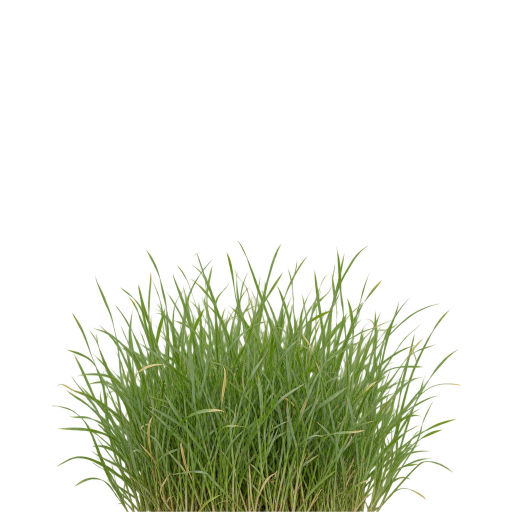
#> input picture textures-src/grass_short.png, 1024 x 1024 px (shown at 1/2 size); its folder holds 3 pictures in this run
$ python pack_grass_atlas.py
#> lines starting #> are read from the running program, lines starting #| are printed output that depends on the picture
"""把 textures-src/grass_*.png（1024 透明背景的草丛）拼成一张草的图集 public/textures/grass_atlas.webp。

用法：python scripts/pack_grass_atlas.py

- 每张先裁到草实际占的范围（底边贴着根部），省掉大片透明区域（透明像素也要花 GPU 画）
- 2×2 排进 2048×2048：左上 short、右上 medium、左下 tall_seed、右下 sedge
- 透明区域填上附近草叶的颜色（只改 RGB，alpha 不变），远处 mipmap 缩小后草叶边缘不会发黑
- 打印每种草在图集里的 UV 范围、宽高比和平均颜色（线性），填到 src/pool.js 的 GRASS_CARDS
"""
from pathlib import Path
from PIL import Image, ImageFilter
import numpy as np

ROOT = Path(__file__).resolve().parent.parent
SRC = ROOT / "textures-src"
OUT = ROOT / "public" / "textures" / "grass_atlas.webp"
NAMES = ["short", "medium", "tall_seed", "sedge"]
ATLAS, CELL, PAD = 2048, 1024, 6


def to_linear(c):
    c = c / 255.0
    return np.where(c <= 0.04045, c / 12.92, ((c + 0.055) / 1.055) ** 2.4)


def bleed(img):
    """透明处的 RGB 换成周围草叶颜色的加权平均（多级模糊，近处优先）"""
    a = np.asarray(img, dtype=np.float64)
    rgb, al = a[..., :3], a[..., 3:] / 255.0
    out = rgb.copy()
    filled = al[..., 0] > .5
    for r in (2, 6, 16, 48, 128):
        num = np.asarray(Image.fromarray(np.uint8(np.clip(rgb * al, 0, 255))).filter(ImageFilter.GaussianBlur(r)), dtype=np.float64)
        den = np.asarray(Image.fromarray(np.uint8(al[..., 0] * 255)).filter(ImageFilter.GaussianBlur(r)), dtype=np.float64)[..., None] / 255.0
        ok = (den[..., 0] > .02) & ~filled
        out[ok] = (num[ok] / den[ok])
        filled |= ok
    mean = rgb[al[..., 0] > .5].mean(0)
    out[~filled] = mean
    return Image.fromarray(np.uint8(np.clip(np.concatenate([out, a[..., 3:]], -1), 0, 255)), "RGBA")


def main():
    atlas = Image.new("RGBA", (ATLAS, ATLAS), (0, 0, 0, 0))
#> atlas: PIL image 2048x2048 RGBA; every value is 0
    print("export const GRASS_CARDS = {")
    for i, name in enumerate(NAMES):
        im = Image.open(SRC / f"grass_{name}.png").convert("RGBA")
#> im is the input picture: PIL image 1024x1024 RGBA; mean R, G, B, A 28, 33.8, 15.7, 53.3
        al = np.asarray(im)[..., 3]
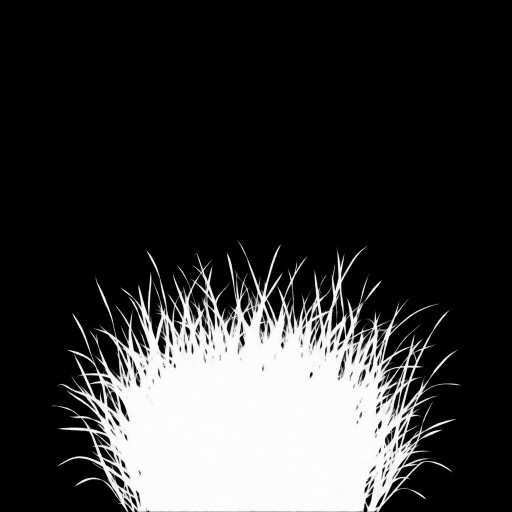
#> al: shape (1024, 1024) (shown at 1/2 size); min 0, max 255, mean 53.3
        ys, xs = np.nonzero(al > 8)
        x0, x1 = max(xs.min() - PAD, 0), min(xs.max() + PAD + 1, im.width)
#> x0 = 96; x1 = 928
        y0, y1 = max(ys.min() - PAD, 0), im.height          # 底边保留：根部贴着卡片底边
#> y0 = 475; y1 = 1024
        crop = im.crop((x0, y0, x1, y1))
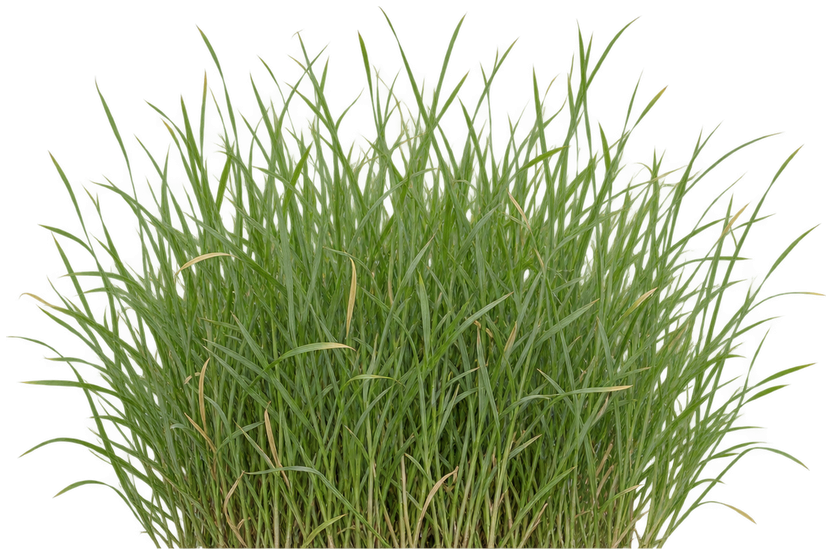
#> crop: PIL image 832x549 RGBA; mean R, G, B, A 64.3, 77.6, 36.1, 122.4; transparent parts drawn white
        w, h = crop.size
#> w = 832; h = 549
        cx, cy = (i % 2) * CELL, (i // 2) * CELL
        ox, oy = cx + (CELL - w) // 2, cy + CELL - h         # 在格子里水平居中、贴底
#> ox = 96; oy = 475
        atlas.paste(crop, (ox, oy))
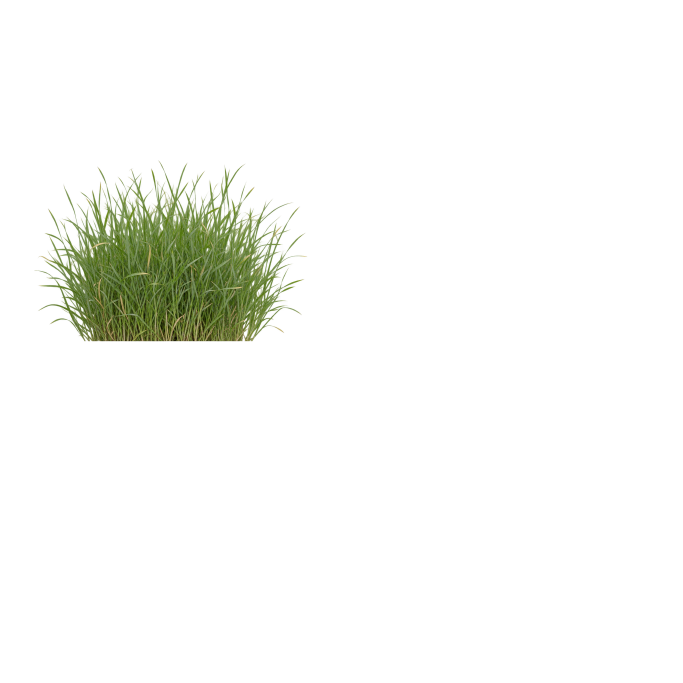
#> atlas: PIL image 2048x2048 RGBA (shown at 1/3 size); mean R, G, B, A 7, 8.5, 3.9, 13.3; transparent parts drawn white
        px = np.asarray(crop)
        mean = to_linear(px[px[..., 3] > 128][:, :3].astype(np.float64)).mean(0)
#> mean = [0.138, 0.2, 0.0457]
        # UV：three 的纹理 v 轴朝上（flipY），所以 v = 1 - y / ATLAS
        u0, u1 = ox / ATLAS, (ox + w) / ATLAS
#> u0 = 0.0469; u1 = 0.453
        v0, v1 = 1 - (oy + h) / ATLAS, 1 - oy / ATLAS
#> v0 = 0.5; v1 = 0.768
        name_js = {"tall_seed": "tall"}.get(name, name)
        print(f"  {name_js}: {{ uv: [{u0:.4f}, {v0:.4f}, {u1:.4f}, {v1:.4f}], aspect: {w / h:.3f}, "
              f"mean: [{mean[0]:.4f}, {mean[1]:.4f}, {mean[2]:.4f}] }},")
#|   short: { uv: [0.0469, 0.5000, 0.4531, 0.7681], aspect: 1.515, mean: [0.1380, 0.1998, 0.0457] },
#> pass 2 of the loop in main, `for i, name in enumerate(NAMES):`:
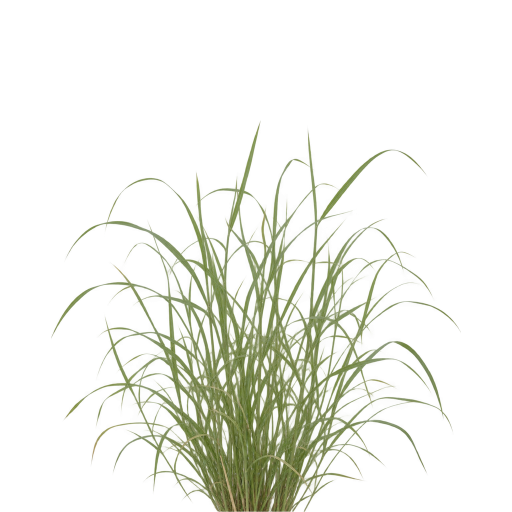
#> input picture textures-src/grass_medium.png, 1024 x 1024 px (shown at 1/2 size)
#> in main, im is the input picture: PIL image 1024x1024 RGBA; mean R, G, B, A 30.6, 33.4, 20.9, 32.3
#> in main, `al = np.asarray(im)[..., 3]`:
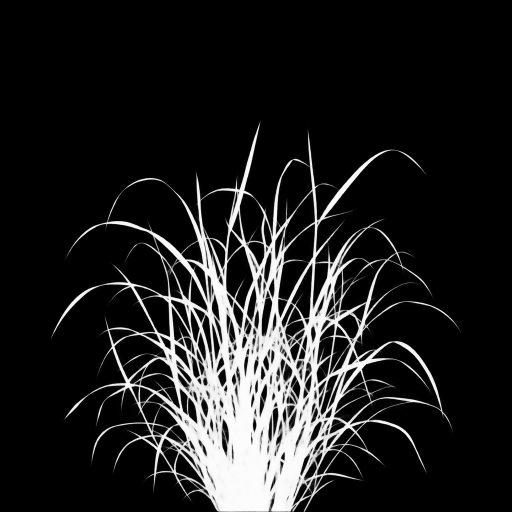
#> al: shape (1024, 1024) (shown at 1/2 size); min 0, max 255, mean 32.3
#> y0 = 235
#> crop: PIL image 832x789 RGBA
#> in main, `atlas.paste(crop, (ox, oy))`:
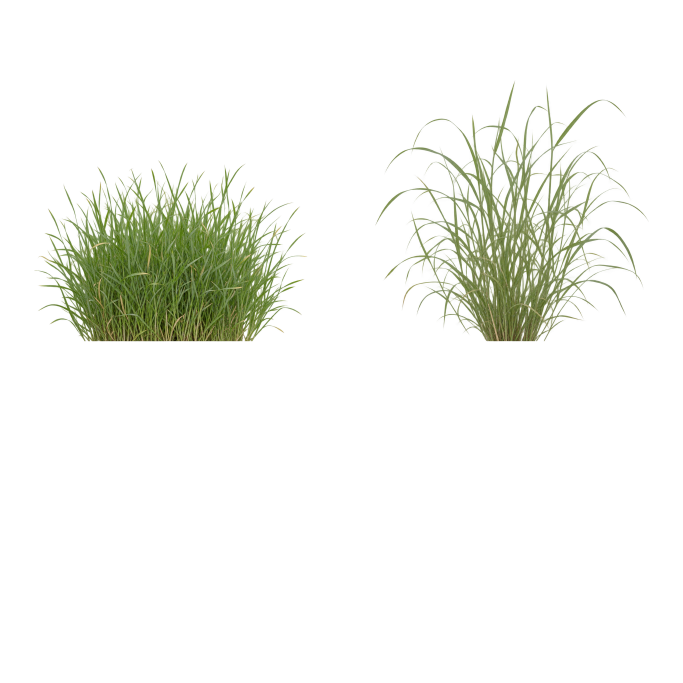
#> atlas: PIL image 2048x2048 RGBA (shown at 1/3 size); mean R, G, B, A 14.7, 16.8, 9.2, 21.4; transparent parts drawn white
#> mean = [0.187, 0.233, 0.0769]
#|   medium: { uv: [0.5469, 0.5000, 0.9531, 0.8853], aspect: 1.054, mean: [0.1871, 0.2333, 0.0769] },
#> pass 3 of the loop in main, `for i, name in enumerate(NAMES):`:
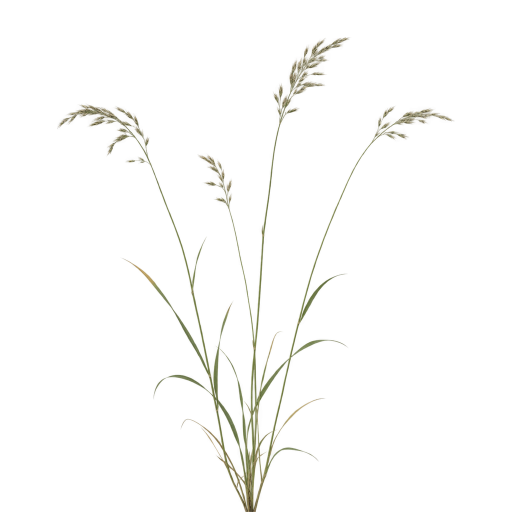
#> input picture textures-src/grass_tall_seed.png, 1024 x 1024 px (shown at 1/2 size)
#> in main, im is the input picture: PIL image 1024x1024 RGBA; mean R, G, B, A 8, 8, 5.4, 6.6
#> in main, `al = np.asarray(im)[..., 3]`:
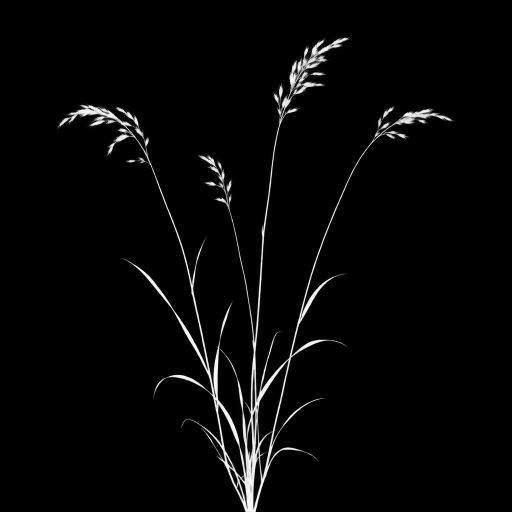
#> al: shape (1024, 1024) (shown at 1/2 size); min 0, max 255, mean 6.6
#> x0 = 108; x1 = 915
#> y0 = 68
#> crop: PIL image 807x956 RGBA
#> in main, `atlas.paste(crop, (ox, oy))`:
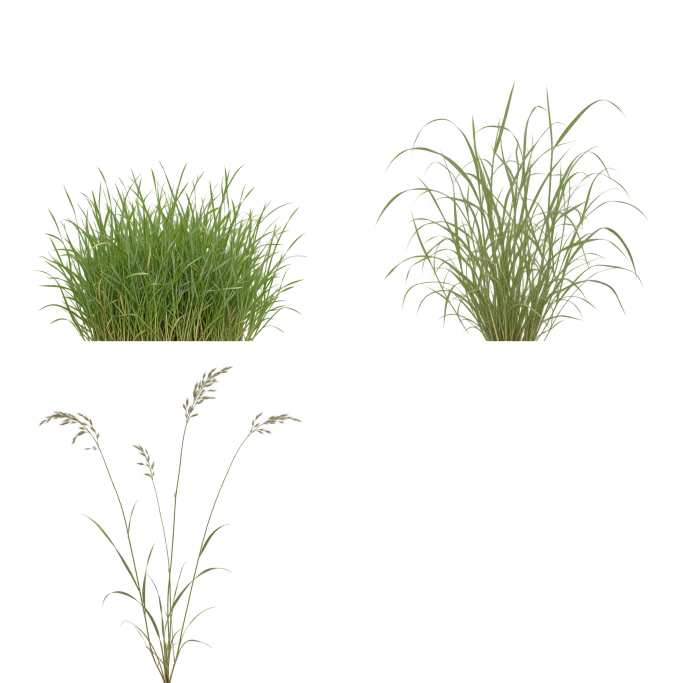
#> atlas: PIL image 2048x2048 RGBA (shown at 1/3 size); mean R, G, B, A 16.7, 18.8, 10.5, 23; transparent parts drawn white
#> mean = [0.209, 0.208, 0.0852]
#|   tall: { uv: [0.0527, 0.0000, 0.4468, 0.4668], aspect: 0.844, mean: [0.2089, 0.2075, 0.0852] },
#> the loop made 4 passes; the first 3 are shown
    print("};")
    atlas = bleed(atlas)
    atlas.save(OUT, "WEBP", quality=88, alpha_quality=100, method=6, exact=True)   # exact：保留透明处的颜色，否则编码器会改掉
    print(f"{OUT.name}: {OUT.stat().st_size / 1024:.0f} KB")


if __name__ == "__main__":
#> (the run stopped early here; a loop or call above may not have finished)
